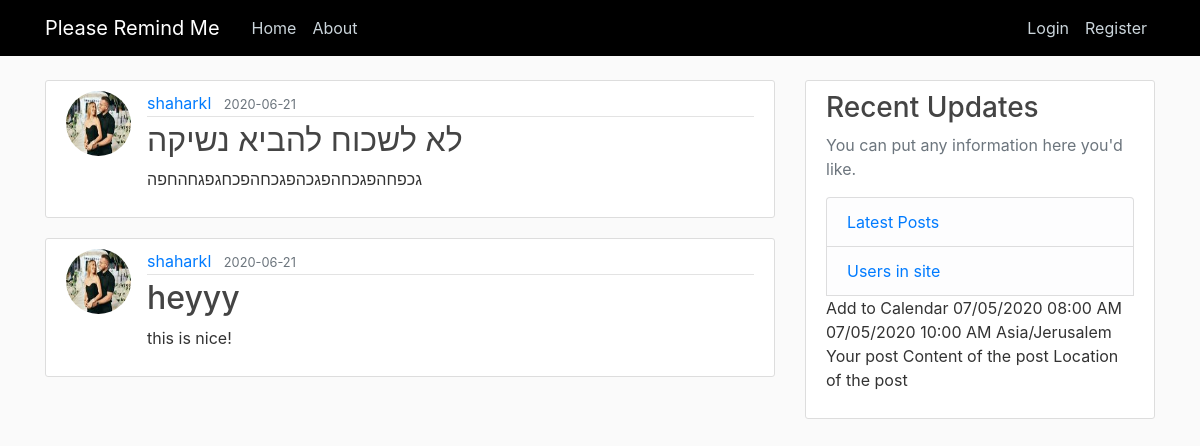
/post/latest_posts, run on the app's committed database.
### flaskblog/models.py (models this page shows, shortened)
class Post(db.Model):
    id = db.Column(db.Integer, primary_key=True)
    title = db.Column(db.String(100), nullable=False)
    date_posted = db.Column(db.DateTime, nullable=False, default=datetime.utcnow)
    content = db.Column(db.Text, nullable=False)
    user_id = db.Column(db.Integer, db.ForeignKey('user.id'), nullable=False)

class User(db.Model, UserMixin):
    id = db.Column(db.Integer, primary_key=True)
    username = db.Column(db.String(20), unique=True, nullable=False)
    email = db.Column(db.String(120), unique=True, nullable=False)
    image_file = db.Column(db.String(20), nullable=False, default='default.jpg')
    password = db.Column(db.String(60), nullable=False)
    posts = db.relationship('Post', backref='author', lazy=True)

### flaskblog/posts/routes.py (the view)
@posts.route("/post/latest_posts", methods=['GET', 'POST'])
def latest_posts():
    posts = Post.query.order_by(Post.date_posted.desc())
    return render_template('latest_posts.html', posts=posts)

### flaskblog/templates/latest_posts.html
{% extends "layout.html" %}
{% block content %}
    {% for post in posts[:2] %}
        <article class="media content-section">
          <img class="rounded-circle article-img" src="{{ url_for('static', filename='profile_pics/' + post.author.image_file) }}">
          <div class="media-body">
            <div class="article-metadata">
              <a class="mr-2" href="{{ url_for('users.user_posts', username=post.author.username) }}">{{ post.author.username }}</a>
              <small class="text-muted">{{ post.date_posted.strftime('%Y-%m-%d') }}</small>
            </div>
            <h2><a class="article-title" href="{{ url_for('posts.post', post_id=post.id) }}">{{ post.title }}</a></h2>
            <p class="article-content">{{ post.content }}</p>
          </div>
        </article>
    {% endfor %}
{% endblock content %}

### flaskblog/static/main.css (style rules this page uses)
body { background: #fafafa; color: #333333; margin-top: 5rem; }
h1, h2, h3, h4, h5, h6 { color: #444444; }
.content-section { background: #ffffff; padding: 10px 20px; border: 1px solid #dddddd; border-radius: 3px; margin-bottom: 20px; }
.article-title { color: #444444; }
.article-content { white-space: pre-line; }
.article-img { height: 65px; width: 65px; margin-right: 16px; }
.article-metadata { padding-bottom: 1px; margin-bottom: 4px; border-bottom: 1px solid #e3e3e3 }

### data on the page
Post: image_file (picture), author.username "shaharkl", date_posted "2020-06-21", title "לא לשכוח להביא נשיקה", content "גכפחהפגכחהפגכהפגכחהפכחגפגחהחפה"
Post: image_file (picture), author.username "shaharkl", date_posted "2020-06-21", title "heyyy", content "this is nice!"
